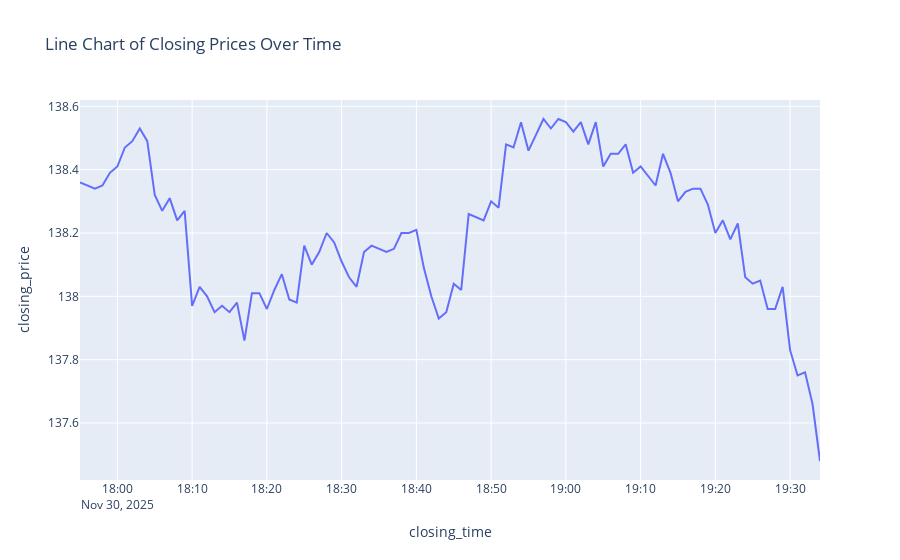

This figure's notebook cell:
### Code cell
# line chart for closing prices
fig = px.line(
    df_close,
    x='closing_time',
    y='closing_price',
    title='Line Chart of Closing Prices Over Time'
)
fig.show()
